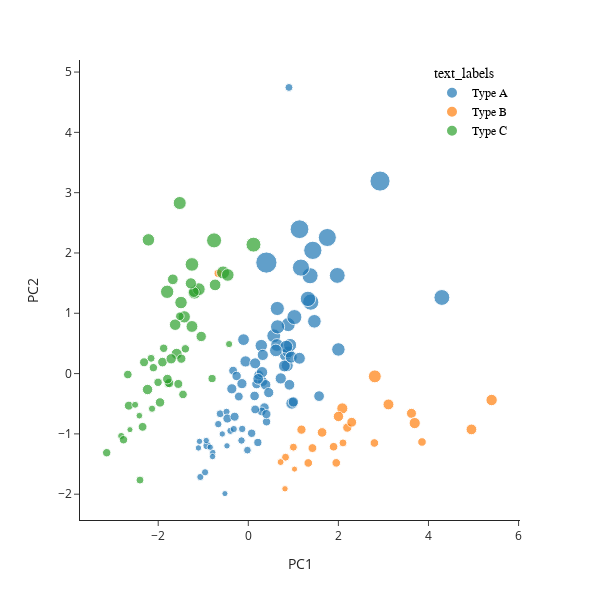

The cell this chart's notebook holds for it:
### Code cell
import plotly.express as px



# fig = px.scatter(secondaryDf, x='PC1', y='PC2', size_max=15,
#               color='text_labels',size='inv_dwell_times', template='simple_white')

fig = px.scatter(secondaryDf, x='PC1', y='PC2', size_max=15,
              color='text_labels',size='area', template='simple_white',width=600, height=600)


# fig.update_traces(marker_size = 4)
fig.update_coloraxes(colorbar_orientation='h')
fig.update_layout(scene = dict(
                    xaxis_title='PC1',
                    yaxis_title='PC2',
                    zaxis_title='PC3'),
                    )


fig.update_layout(
    legend=dict(
        x=0.8,
        y=1.0,
        traceorder="normal",
        font=dict(
            family="sans-serif",
            size=12,
            color="black"
        ),
    )
)



fig.show()
fig.write_image('../figures/PC_space_tagged.jpg')
